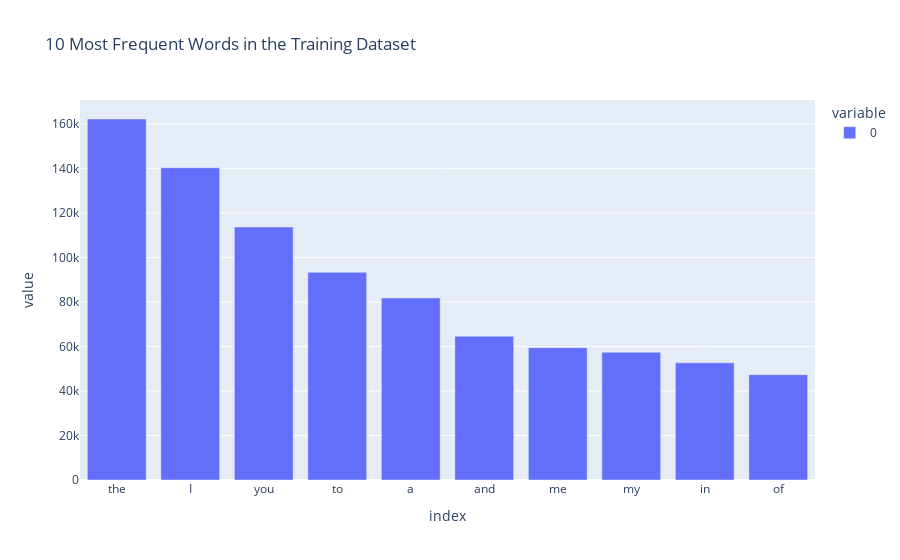

This figure's notebook cell:
### Code cell
px.bar(trainset.Lyrics.str.split(expand=True).stack().value_counts().head(10), title='10 Most Frequent Words in the Training Dataset')

### Figure 1 — Plotly figure (JSON) as saved in the notebook; plotly's stock layout.template omitted (floating-point values rounded to 4 significant figures)
{"data": [{"alignmentgroup": "True", "hovertemplate": "variable=0<br>index=%{x}<br>value=%{y}<extra></extra>", "legendgroup": "0", "marker": {"color": "#636efa", "pattern": {"shape": ""}}, "name": "0", "offsetgroup": "0", "orientation": "v", "showlegend": true, "textposition": "auto", "type": "bar", "x": ["the", "I", "you", "to", "a", "and", "me", "my", "in", "of"], "xaxis": "x", "y": [162311, 140391, 113732, 93377, 81871, 64631, 59517, 57438, 52665, 47364], "yaxis": "y"}], "layout": {"barmode": "relative", "legend": {"title": {"text": "variable"}, "tracegroupgap": 0}, "title": {"text": "10 Most Frequent Words in the Training Dataset"}, "xaxis": {"anchor": "y", "domain": [0, 1], "title": {"text": "index"}}, "yaxis": {"anchor": "x", "domain": [0, 1], "title": {"text": "value"}}}}
